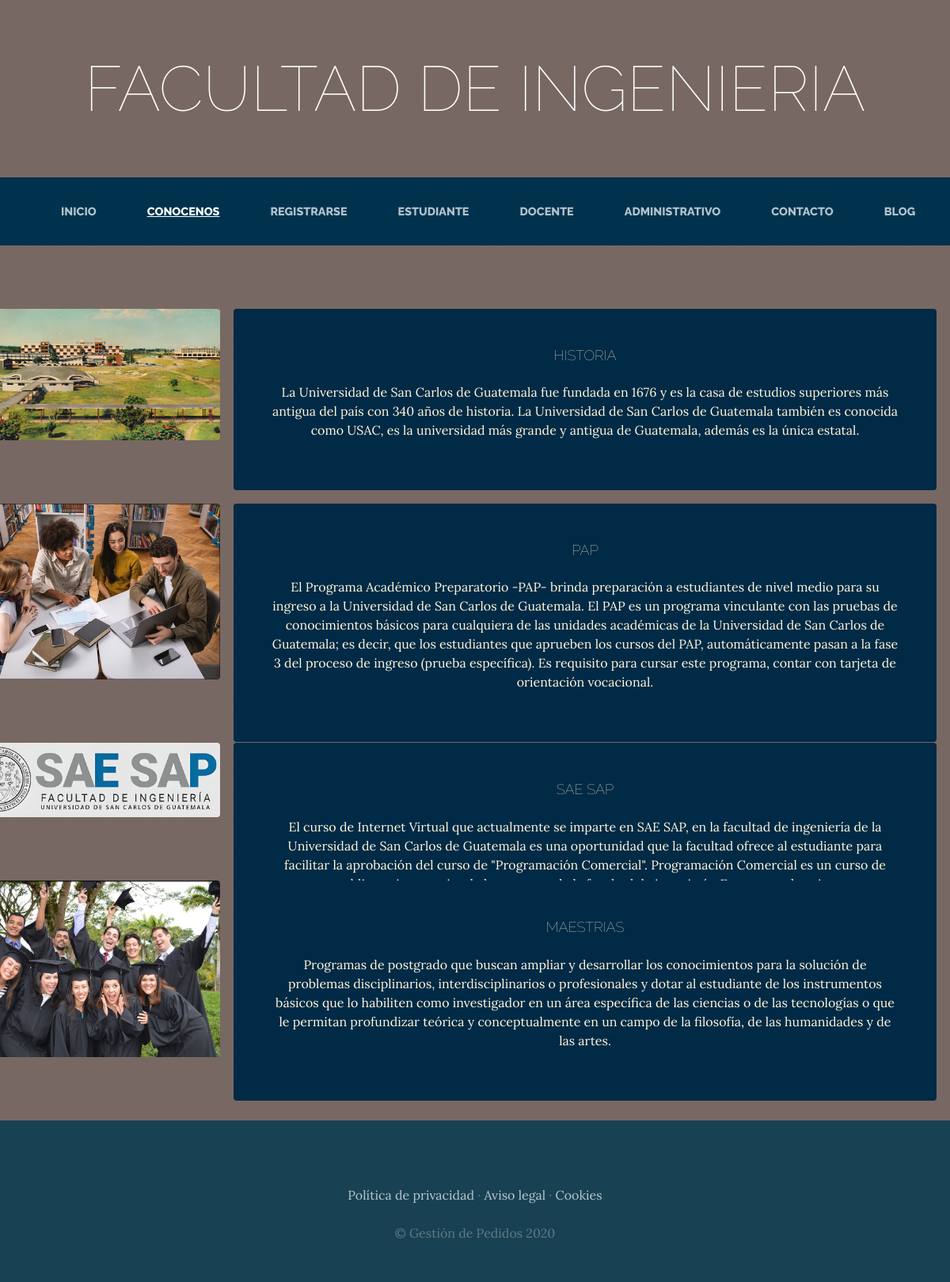
Page /conocenos/ on the committed database.
### conocenos/models.py (models this page shows, shortened)
class Conocenos(models.Model):
    titulo=models.CharField(max_length=50)
    contenido=models.CharField(max_length=1000)
    imagen=models.ImageField(upload_to='conocenos')
    created=models.DateTimeField(auto_now_add=True)
    updated=models.DateTimeField(auto_now_add=True)
    class Meta:
        verbose_name='conocenos'
        verbose_name_plural='conocenos'

### conocenos/views.py (the view)
# urls.py: path('conocenos/', include('conocenos.urls')),
def conocenos(request):
    conocenos=Conocenos.objects.all()
    return render(request, "conocenos/conocenos.html", {"conocenos": conocenos})

### asignaciondecursos/context_processor.py (called while the page is built)
def importe_total_asignaciondecursos(request):
    total=0
    if request.user.is_authenticated:
        pass
    else:
        total="Debes hacer login"
    return{"importe_total_asignaciondecursos":total}

### conocenos/templates/conocenos/conocenos.html (shortened to what this page needs)
{% extends "ProyectoWebApp/base.html" %}
{% load static %}
{% block content %}
    {% for conocenos in conocenos %}
   <section class="page-section clearfix" >
    <div class="container">
      <div class="intro" >
        <img class="intro-img img-fluid mb-3 mb-lg-0 rounded" src="{{conocenos.imagen.url}}" alt="" style="width: 30%; margin-left: -100px;">
        <div class="intro-text left-0 text-center bg-faded p-5 rounded" style="width: 80%; float: left; margin-left: -350px; margin-top: -0px; padding-bottom: -10px;">
          <h2 class="section-heading mb-4" >
            <span class="section-heading-lower"style="font-size: large;">{{conocenos.titulo}}</span>
          </h2>
          <span class="section-heading-lower">{{conocenos.contenido}}</span>
        </div>
      </div>
    </div>
  </section>
    {% endfor %}
{% endblock %}

### ProyectoWebApp/static/ProyectoWebApp/css/gestion.css (style rules this page uses)
body { font-family: 'Lora'; background: linear-gradient(rgba(47, 23, 15, 0.65), rgba(47, 23, 15, 0.65)), url("../img/bg_main.jpg"); background-attachment: fixed; background-position: center; background-size: cover; }
h1, h2, h3, h4, h5, h6 { font-family: 'Raleway'; }
.page-section { margin-top: 5rem; margin-bottom: 5rem; }
.section-heading { text-transform: uppercase; }
.section-heading .section-heading-lower { display: block; font-size: 3rem; font-weight: 100; }
.bg-faded { background-color: rgba(255, 255, 255, 0.85); }
.intro { position: relative; }
@media (min-width: 992px) { .intro .intro-img { width: 75%; float: left; } }
@media (min-width: 992px) { .intro .intro-text { left: 600; width: 60%; margin-top: 3rem; background-color: rgb(0, 42, 70); color: cornsilk; position: absolute; } }
@media (min-width: 1200px) { .intro .intro-text { width: 45%; } }

### rows in the picture
Conocenos: imagen (picture), titulo "HISTORIA", contenido "La Universidad de San Carlos de Guatemala fue fundada en 1676 y es la casa de estudios superiores más antigua del país con 340 años de historia. La Universidad de San Carlos de Guatemala también es conocida como USAC, es la universidad más grande y antigua de Guatemala, además es la única estatal."
Conocenos: imagen (picture), titulo "PAP", contenido "El Programa Académico Preparatorio -PAP- brinda preparación a estudiantes de nivel medio para su ingreso a la Universidad de San Carlos de Guatemala. El PAP es un programa vinculante con las pruebas de conocimientos básicos para cualquiera de las unidades académicas de la Universidad de San Carlos de Guatemala; es decir, que los estudiantes que aprueben los cursos del PAP, automáticamente pasan a la fase 3 del proceso de ingreso (prueba específica). Es requisito para cursar este programa, contar con tarjeta de orientación vocacional."
Conocenos: imagen (picture), titulo "SAE SAP", contenido "El curso de Internet Virtual que actualmente se imparte en SAE SAP, en la facultad de ingeniería de la Universidad de San Carlos de Guatemala es una oportunidad que la facultad ofrece al estudiante para facilitar la aprobación del curso de \"Programación Comercial\". Programación Comercial es un curso de…"
Conocenos: imagen (picture), titulo "MAESTRIAS", contenido "Programas de postgrado que buscan ampliar y desarrollar los conocimientos para la solución de problemas disciplinarios, interdisciplinarios o profesionales y dotar al estudiante de los instrumentos básicos que lo habiliten como investigador en un área específica de las ciencias o de las tecnologías o que le permitan profundizar teórica y conceptualmente en un campo de la filosofía, de las humanidades y de las artes."
